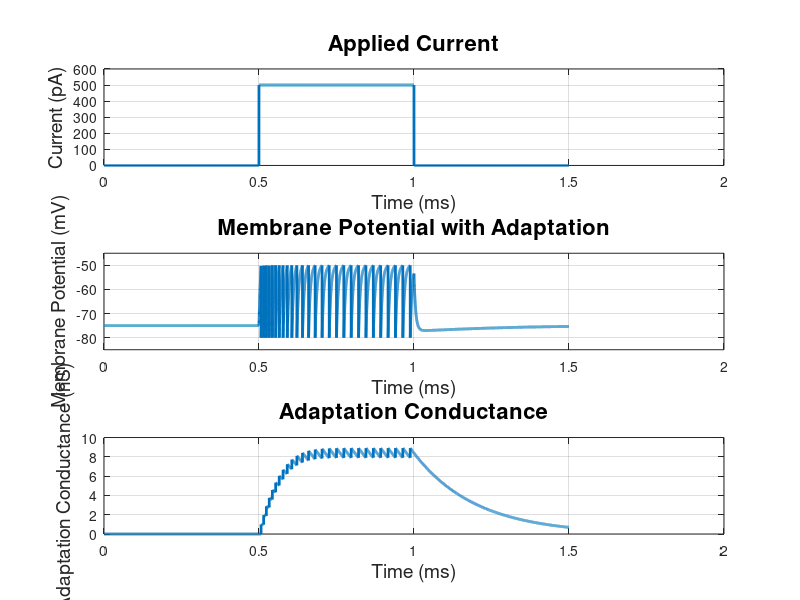

Reproduce this figure in MATLAB.
% Parameters of the LIF model with adaptation (in SI units)
E_L = -75e-3;          % Resting potential (V)
V_th = -50e-3;         % Threshold potential (V)
V_reset = -80e-3;      % Reset potential after spike (V)
R_m = 100e6;           % Membrane resistance (Ohms)
C_m = 100e-12;         % Membrane capacitance (Farads)
E_k = -80e-3;          % Adaptation reversal potential (V)
tau_SRA = 200e-3;      % Adaptation time constant (s)
Delta_G_SRA = 1e-9;    % Increment in adaptation conductance (Siemens)
T = 1.5;               % Total simulation time (s)
dt = 0.1e-3;           % Time step (s)
t = 0:dt:T;            % Time vector

% Input current (in amperes)
I_app = zeros(1, length(t));      % Initialize input current
I_app(0.5/dt:1.0/dt) = 500e-12;  % Apply 500 pA current from 0.5s to 1.0s

% Variables
V = E_L * ones(1, length(t));    % Membrane potential (V)
G_SRA = zeros(1, length(t));     % Adaptation conductance (S)
spike_train = zeros(1, length(t)); % Spike train

% Simulating the LIF neuron with adaptation
for i = 2:length(t)
    % Update adaptation conductance
    dG_SRA = -G_SRA(i-1) / tau_SRA;
    G_SRA(i) = G_SRA(i-1) + dG_SRA * dt;

    % Update membrane potential using Euler's method
    dV = ((E_L - V(i-1)) / R_m + G_SRA(i) * (E_k - V(i-1)) + I_app(i)) * (dt / C_m);
    V(i) = V(i-1) + dV;

    % Check for spike
    if V(i) >= V_th
        V(i) = V_reset;            % Reset the potential
        spike_train(i) = 1;        % Record a spike
        G_SRA(i) = G_SRA(i) + Delta_G_SRA; % Increase adaptation conductance
    end
end

% Plotting the results
figure;

% Applied Current
subplot(3, 1, 1);
plot(t, I_app * 1e12, 'LineWidth', 2); % Convert back to pA for display
xlabel('Time (ms)', 'FontSize', 14);
ylabel('Current (pA)', 'FontSize', 14);
title('Applied Current', 'FontSize', 16);
grid on;

% Membrane Potential
subplot(3, 1, 2);
plot(t, V * 1e3, 'LineWidth', 2); % Convert back to mV for display
xlabel('Time (ms)', 'FontSize', 14);
ylabel('Membrane Potential (mV)', 'FontSize', 14);
title('Membrane Potential with Adaptation', 'FontSize', 16);
ylim([-85 -45]);
grid on;

% Adaptation Conductance
subplot(3, 1, 3);
plot(t, G_SRA * 1e9, 'LineWidth', 2); % Convert back to nS for display
xlabel('Time (ms)', 'FontSize', 14);
ylabel('Adaptation Conductance (nS)', 'FontSize', 14);
title('Adaptation Conductance', 'FontSize', 16);
grid on;
